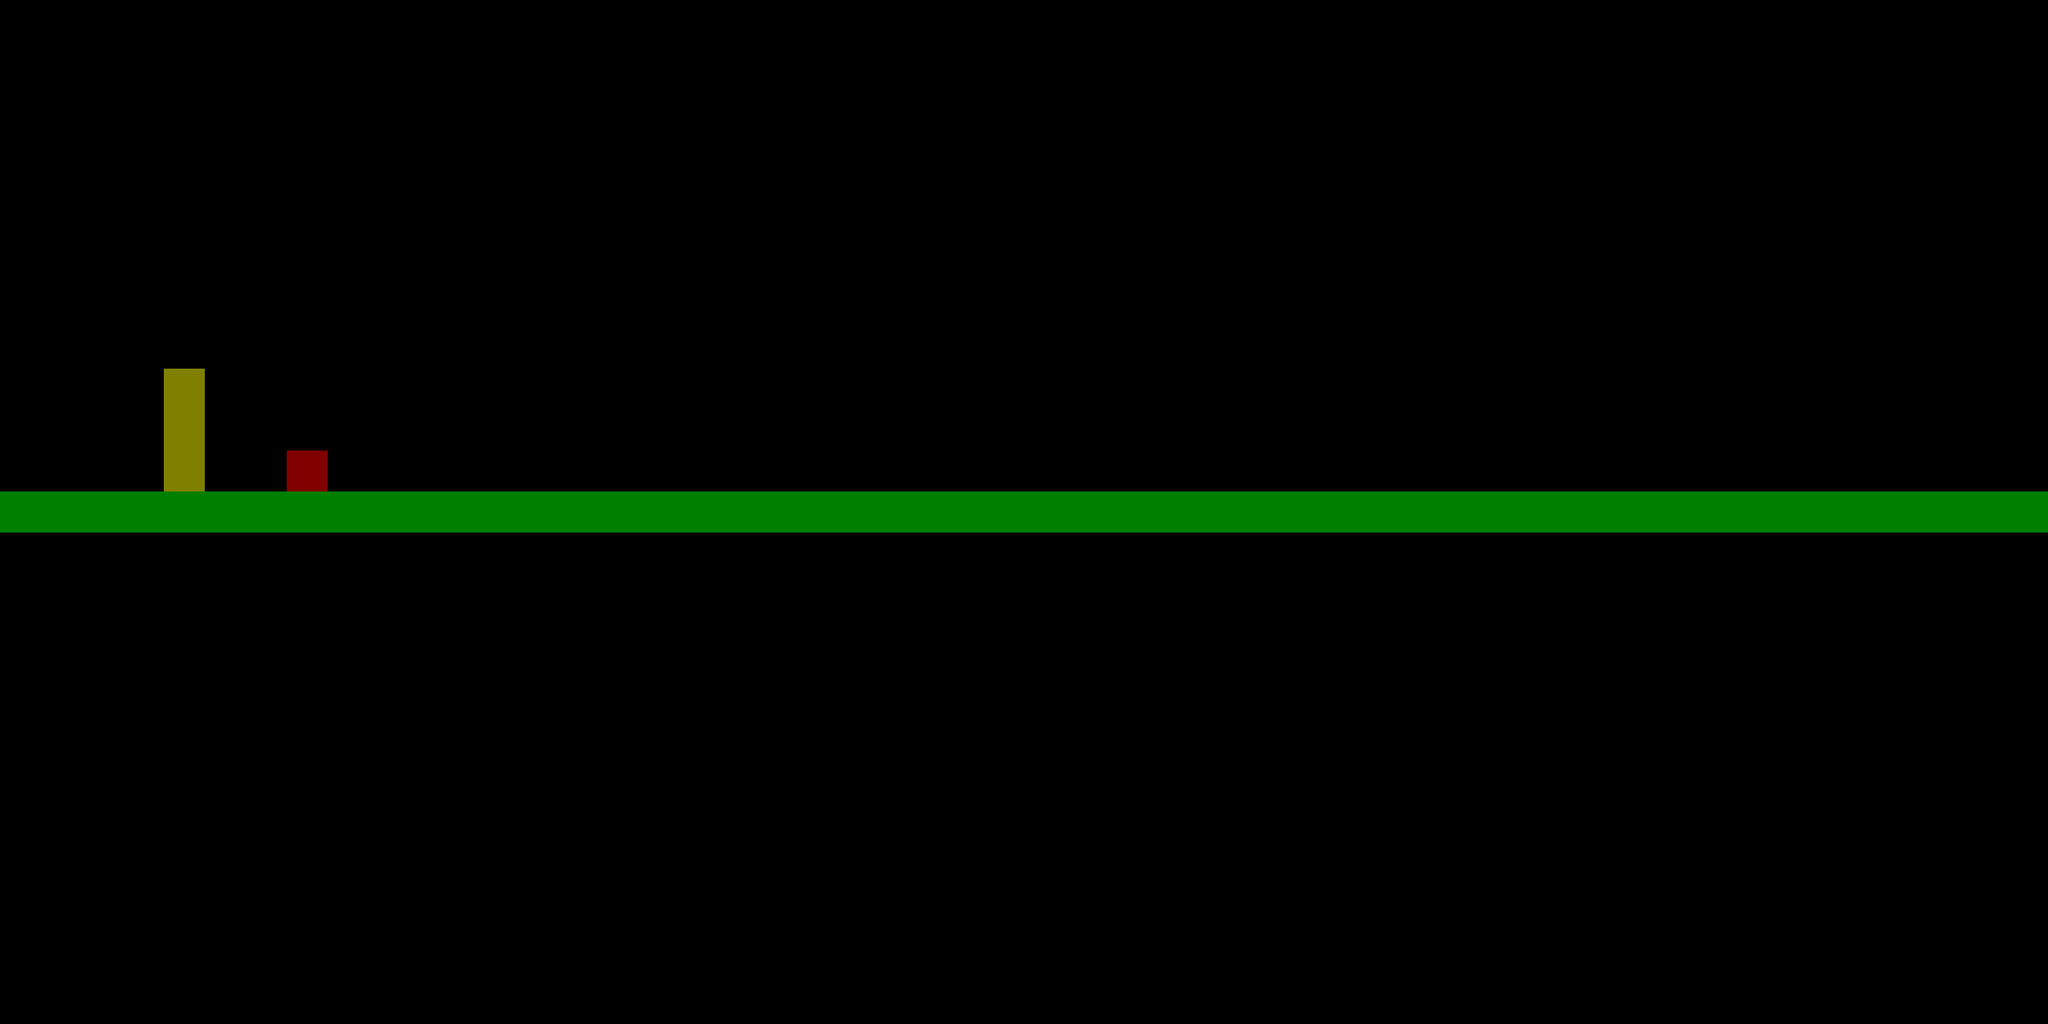

A level layout from a 2D game, rendered from its tile map. Below: a short description, then the map file with tile-grid data replaced by summaries:
An orthogonal 50x25 tile map with 64x64 px tiles, 6 tile layers (blackStones, whiteStones, crystal, blackSpikes, ...) and 1 object.

<map version="1.0" orientation="orthogonal" width="50" height="25" tilewidth="64" tileheight="64">
 <tileset firstgid="1" name="asd" tilewidth="64" tileheight="64">
  <image source="tileset.png" width="640" height="640" />
 </tileset>
 <layer name="blackStones" width="50" height="25">
  <data>[1250 cells, 3 non-empty, 1 distinct tile ids]</data>
 </layer>
 <layer name="whiteStones" width="50" height="25">
  <data>[1250 cells, 0 non-empty, 0 distinct tile ids]</data>
 </layer>
 <layer name="crystal" width="50" height="25">
  <data>[1250 cells, 1 non-empty, 1 distinct tile ids]</data>
 </layer>
 <layer name="blackSpikes" width="50" height="25">
  <data>[1250 cells, 0 non-empty, 0 distinct tile ids]</data>
 </layer>
 <layer name="whiteSpikes" width="50" height="25">
  <data>[1250 cells, 0 non-empty, 0 distinct tile ids]</data>
 </layer>
 <objectgroup name="player" width="50" height="25">
  <object x="24" y="481">
   <ellipse />
  </object>
 </objectgroup>
 <layer name="split" width="50" height="25">
  <data>[1250 cells, 50 non-empty, 1 distinct tile ids]</data>
 </layer>
</map>
